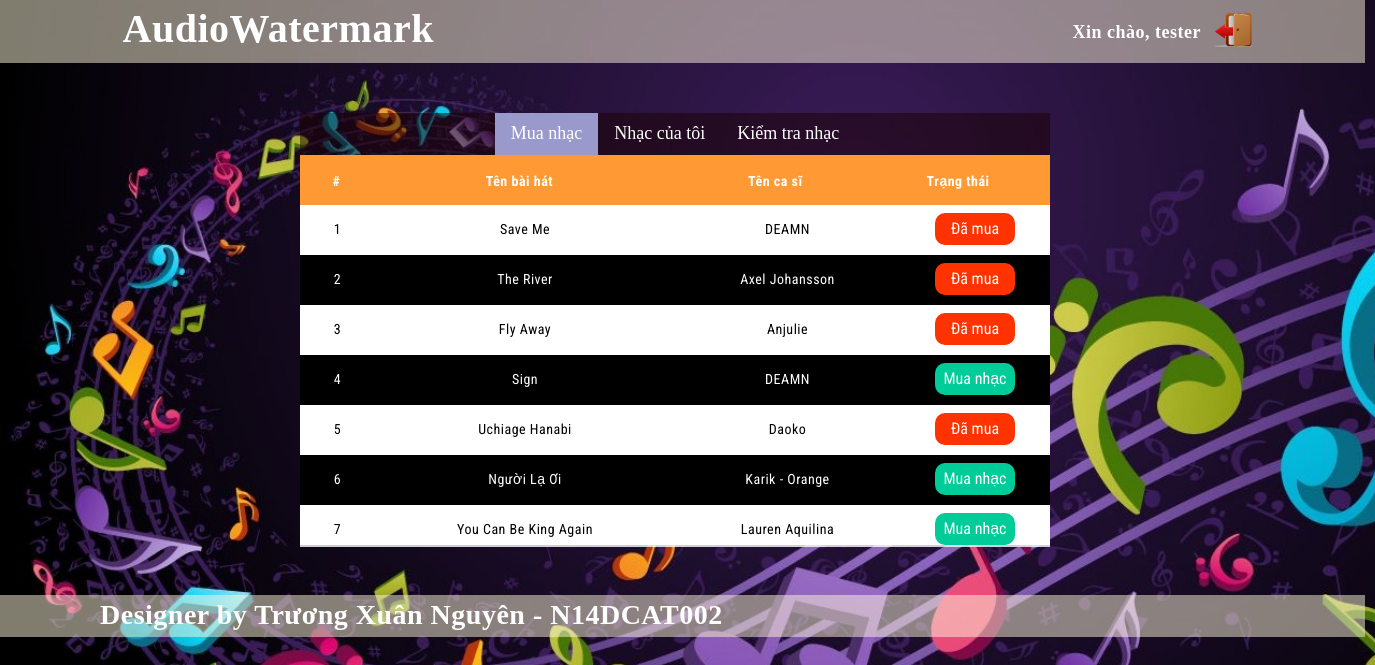
/index.php (signed in), run on the app's committed database.
### tables this page shows
CREATE TABLE `multimedia` (
  `stt` int(11) NOT NULL,
  `id` varchar(64) NOT NULL,
  `parentid` varchar(64) NOT NULL,
  `song` varchar(256) DEFAULT NULL,
  `singer` varchar(256) DEFAULT NULL,
  `url` varchar(256) DEFAULT NULL,
  `owner` varchar(32) NOT NULL
);

### index.php (the view, shortened to what this page needs)
<!DOCTYPE html>
<html>
	<?php
		include "connectdb.php";
		$qr = $conn->prepare("select id, song, singer from multimedia where owner = 'admin' order by stt desc;");
		$qr->execute();
		$rs_allsongs = $qr->fetchAll();
	?>
	<head>
		<link rel="stylesheet" href="https://maxcdn.bootstrapcdn.com/bootstrap/3.3.7/css/bootstrap.min.css" />
		<link rel="stylesheet" href="https://cdnjs.cloudflare.com/ajax/libs/font-awesome/4.7.0/css/font-awesome.min.css" />
		<link rel="stylesheet" href="style.css?ts=<?=time()?>" />
	</head>
	<body>
		<div id="header">
		    <div class="container">
				<div class="header-title">
					<span class="header-brand"><?php echo "AudioWatermark"; ?></span>
				</div>
				<div class="right">
					<?php
						if (isset($_SESSION['user'])){
							echo "<form action=\"\" method=\"post\">
								<div id=\"logged-in\">
									<a href=\"logout.php\"><img src=\"img/log_out.png\" title=\"Thoát\" class=\"logout\" ></a>
									<span class=\"username\" style=\"font-weight: bold; font-size: 18px; font-family: 'Snell Roundhand', cursive;\">Xin chào, " . $_SESSION['user'] . "</span>
								</div></form>";
						}
					?>
				</div>
		    </div>
		</div>
		<div id="middle">
			<div id="viewContent">
				<button id="btnShowBuySong" class="btnViewContent" style="width:auto;">Mua nhạc</button>
				<button id="btnShowMySongs" class="btnViewContent" style="width:auto;">Nhạc của tôi</button>
				<button id="btnShowCheckSign" class="btnViewContent" style="width:auto;">Kiểm tra nhạc</button>
			</div>
			<div id="content">
				<table id="tableBuySong">
					<thead>
						<tr>
							<th style="padding-top: 10px; width: 10%">#</th>
							<th style="padding-top: 10px; width: 40%">Tên bài hát</th>
							<th style="padding-top: 10px; width: 30%">Tên ca sĩ</th>
							<th style="padding-top: 10px; width: 20%">Trạng thái</th>
						</tr>
					</thead>
					<tbody>
						<?php
							$i = 1;
							foreach ($rs_allsongs as $key => $value) {
								echo "<tr class=\"" . ($i % 2 ? "odd" : "even") . "\">
										<td style=\"width: 10%\">" . $i . "</td>
										<td style=\"width: 40%\">" . $value['song'] . "</td>
										<td style=\"width: 30%\">" . $value['singer'] . "</td>
										<td style=\"width: 20%\">";
								if (isset($_SESSION['user'])){
									$qr = $conn->prepare("select id from multimedia where owner = '" . $_SESSION['user'] .  "' and parentid = '" . $value['id'] . "' limit 1;");
									$qr->execute();
									$rs_isLicenced = $qr->fetch();
									if ($rs_isLicenced['id'] == ""){
										echo "<button id=\"" . $value['id'] . "\" class=\"btnBuySong\">Mua nhạc</button>";
									}
									else{
										echo "<button disabled=\"true\">Đã mua</button>";
									}
								}
								else{
									echo "<span style=\"color: " . ($i % 2 ? "blue" : "red") . "\">Cần đăng nhập</span>";
								}
								echo "	</td>
									</tr>";
								$i++;
							}
						?>
					</tbody>
				</table>
			</div>
		</div>
		<div id="footer">
			<span class="footer-title"><?php echo "Designer by Trương Xuân Nguyên - N14DCAT002"; ?></span>
		</div>
	</body>
</html>

### style.css (style rules this page uses)
html, body { height: 100%; width: 97.5em; font-family: 'Roboto Condensed', sans-serif; font-size:14px; color: #333; letter-spacing: 0.5px; }
* { margin: 0; padding: 0 }
body { background: url("img/music.jpg") fixed no-repeat; background-size: cover; }
a { text-decoration: none; }
#header { z-index: 1001; width: 97.5em; height: 4.5em; background: rgba(255,248,220,0.5); background-size: cover; background-repeat: none; border: none; }
#footer { z-index: 1001; width: 97.5em; height: 3em; margin-top: 30px; background: rgba(255,248,220,0.5); background-size: cover; background-repeat: none; border: none; }
#footer .footer-title { height: 100%; margin: 0px; padding: 0px; padding-left: 100px; font-family: 'Brush Script MT', cursive; font-size: 28px; font-weight: 600; color: #fff; white-space: nowrap; }
#header .container { height: 100%; }
#header .header-title { float: left; height: 100%; margin: 0px; padding: 0px; }
#header .header-brand { height: 100%; margin: 0px; margin-top: 18px; padding: 0px; padding-left: 10px; font-family: 'Brush Script MT', cursive; font-size: 40px; font-weight: 600; color: #fff; white-space: nowrap; }
#header .right { float: right }
#header .username { float: right; margin-right: 12px; margin-top: 20px; font-size: 16px; font-weight: 300; color: #fff; cursor: default; }
img.logout { float: right; margin-top: 10px; width: 10%; cursor: pointer; }
#middle { width: 97.5em; height: 32.3em; z-index: 1001 }
#content { z-index: 1001; margin-top: 0px; margin-left: 300px; width: 750px; height: 28em; background-color: rgba(255, 255, 255, 0.8); overflow: hidden; }
#tableBuySong button { background-color: #00CC99; color: white; border: none; outline: none; cursor: pointer; width: 60%; font-size: 16px; border-radius: 10px; }
#tableBuySong button:disabled { background-color: #FF3300; color: white; cursor: default }
#viewContent { z-index: 1001; margin-top: 50px; margin-left: 300px; width: 750px; height: 3em; background-color: rgba(26, 0, 0, 0.5); overflow: hidden; display: flex; align-items: center; justify-content: center; }
.btnViewContent { list-style-type: none; background-color: transparent; float: left; display: block; color: white; padding: 19px 16px; border: none; cursor: pointer; outline: none; font-family: "Times New Roman", Times, serif; font-size: 18px }
.btnClicked { list-style-type: none; background-color: #9999CC; float: left; display: block; color: white; padding: 19px 16px; border: none; cursor: pointer; outline: none; font-family: "Times New Roman", Times, serif; font-size: 18px }
table { width: 100%; }
table thead, tr { width: 100%; }
table tbody { width: 100%; height: 340px; overflow-y: scroll; overflow-x: hidden }
table thead tr { width: 97.5%; }
table thead, tbody, tr, td, th { display: inline-block; }
table thead { background: #FF9933; color: white; }
table tbody td, table thead > tr> th { float: left; border-bottom-width: 0; }
table tbody>tr>td, tbody>tr>th, thead>tr>th { padding: 8px; height: 50px; text-align: center; line-height: 32px; }
.odd { background: white; color: black; }
.even { background: black; color: white; }

### data on the page
multimedia: song "Save Me", singer "DEAMN", shows "Đã mua"
multimedia: song "The River", singer "Axel Johansson", shows "Đã mua"
multimedia: song "Fly Away", singer "Anjulie", shows "Đã mua"
multimedia: song "Sign", singer "DEAMN"
multimedia: song "Uchiage Hanabi", singer "Daoko", shows "Đã mua"
multimedia: song "Người Lạ Ơi", singer "Karik - Orange"
multimedia: song "You Can Be King Again", singer "Lauren Aquilina"

### other printed values
$_SESSION['user'] "tester"
